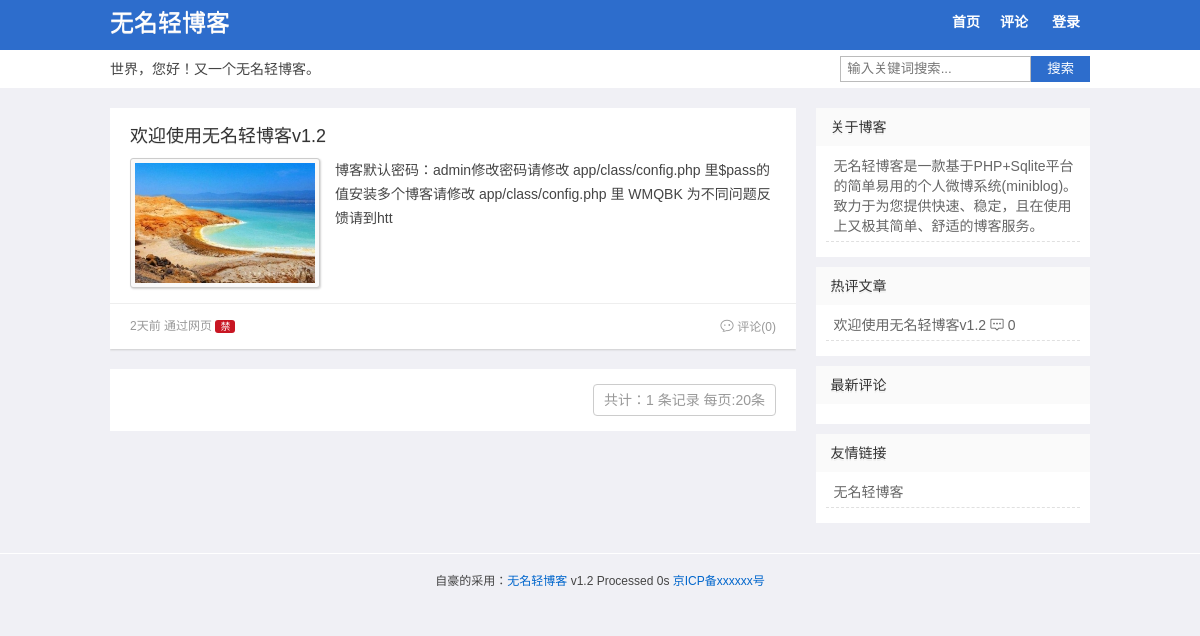
Before: / with the older database file.
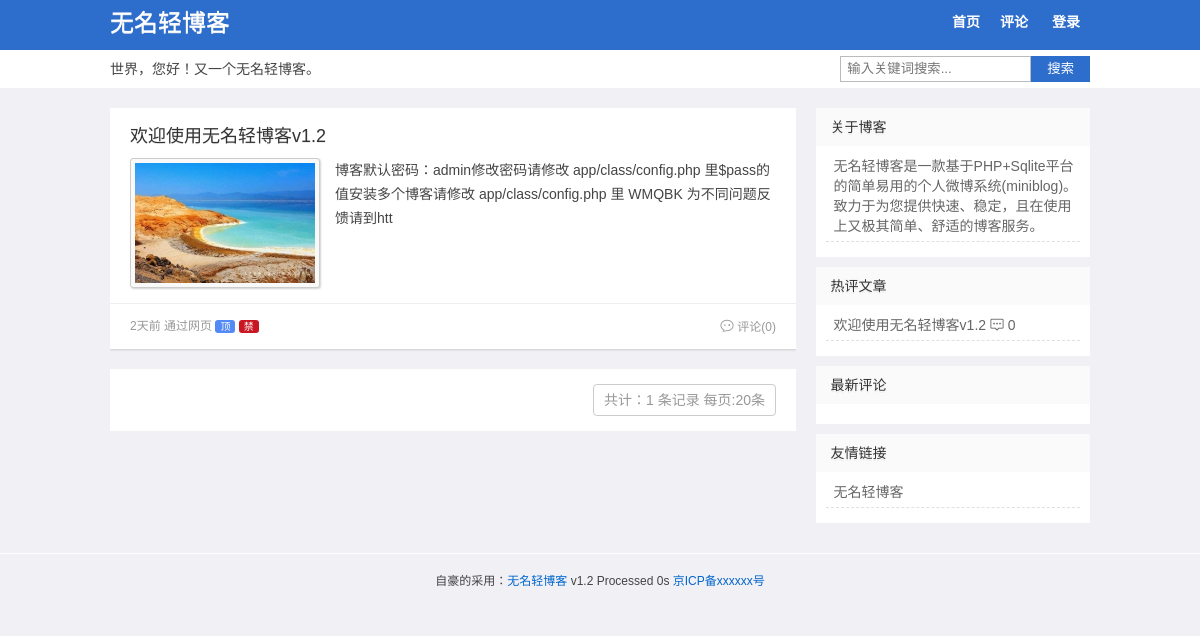
After: the same page with the newer database file.
### tables this page shows
CREATE TABLE "Set" (id INT (1), webuser VARCHAR (10), webtitle VARCHAR (20), webdesc VARCHAR (255), plsh INT (1), rewrite INT (1), safecode INT (1), icp VARCHAR (20), webmenu TEXT);

CREATE TABLE Log (id INTEGER PRIMARY KEY AUTOINCREMENT, title VARCHAR (100), sum VARCHAR (200), content TEXT, pic VARCHAR (200), pics VARCHAR (500), fm VARCHAR (20), atime DATETIME DEFAULT (datetime('now', 'localtime')), ist INT (1) DEFAULT (0), num INTEGER DEFAULT (0), pass VARCHAR (32), hide INT (1) DEFAULT (0), lock INT (1) DEFAULT (0));

CREATE TABLE Wid (id INTEGER PRIMARY KEY AUTOINCREMENT, title VARCHAR (20), html TEXT, ord INT DEFAULT (1));

### index.php (called while the page is built, shortened)
<?php
$t1 = microtime(true);
require 'app/class/config.php';
$db = new DbHelpClass();
$p = isset($_GET['p']) ? intval($_GET['p']) : 1;
$act = isset($_GET['act']) ? $_GET['act'] : '';
$s = isset($_GET['s']) ? htmlspecialchars($_GET['s']) : '';
$file = self();
$per_page = 20;
$start = $per_page * ($p - 1);
$wid = $db->getdata("select * from `Wid` order by ord");
switch ($act) {
    default:
        if (empty($s)) {
			$where =  $admin?'':'where hide=0';
            $count = $db->total('`Log`',$where);
            $list = $db->getdata("select * from `Log` $where order by ist desc,atime desc limit $start,$per_page", array());
        }
        $tpl = 'index.php';
}
include 'assets/'.$template .'/'. $tpl;

### app/class/config.php (called while the page is built, shortened)
<?php
$template = 'qblog';
$admin = isset($_SESSION[KEY.'admin'])?$_SESSION[KEY.'admin']:0;
$set = getset();
$webtitle= $set['webtitle'];
$webdesc= $set['webdesc'];
$rewrite = $set['rewrite'];
$icp = $set['icp'];
$webmenu = vmenu($set['webmenu']);
require_once ROOT_PATH.'assets/'.$template.'/theme.php';
function getset(){
  $db =new DbHelpClass();
  if(empty($_SESSION[KEY.'set'])){
     $rs = $db->getdata("select * from `Set` where id=1");
     $set = $rs[0];
  }else{
     $set = $_SESSION[KEY.'set'];
  }
  return $set;
}
function vurl($id){
   global $rewrite;
   $url =  $rewrite?'post-'.$id.'.html':self().'?act=pl&id='.$id;
   return $url;
}
function vmenu($menu){
	global $rewrite;
	return $rewrite?str_replace(array('@index','@comment'),array('index.html','comment.html'),$menu):str_replace(array('@index','@comment'),array(self(),self().'?act=plist'),$menu);
}
function self(){
    $self = $_SERVER['PHP_SELF'];
    $php_self=substr($self,strrpos($self,'/')+1);
    return $php_self;
}
class DbHelpClass
    {
        private $conn;
        function __construct()
        {
            $path=ROOT_PATH."app/db/log.db";
			try{
			   $this->conn = new PDO('sqlite:'.$path);
			 }
			catch(Exception $errinfo){
				die ("PDO Connection faild.(可能空间不支持pdo_sqlite，详细错误信息：)".$errinfo);
			}
        }
        function getdata($sql,$params=array())
        {
            $bind=$this->conn->prepare($sql);
            $arrKeys=array_keys($params);
            $bind->execute();
            $result=$bind->fetchAll(PDO::FETCH_ASSOC);
            return $result;
        }
        function total($tab_name,$tj='')
           {
             $bind = $this->conn->prepare('SELECT count(id) as c FROM '.$tab_name.' '.$tj);
             $bind->execute();
             $result = $bind->fetchAll();
             return $result[0]['c'];
           }
    }

### assets/qblog/index.php (the view, shortened to what this page needs)
<?php include "head.php";?>
  <div id="content" style="position: relative;">
    <div id="main">
   <?php foreach($list as $v){ ?>
      <div id="log-<?php echo $v['id']; ?>" class="post_list">
	  <?php if($v['title']<>""){?><h2><a href="<?php echo vurl($v['id']); ?>"><?php echo $v['title'];?></a></h2><?php } ?>
      <div class="excerpt">
	  <?php if($v['pic']<>""){ ?><div class="thumbnail"><a href="<?php echo vurl($v['id']); ?>"><img src="<?php echo $v['pic'];?>" /></a></div><?php } ?>
	  <div class="textPost"><a href="<?php echo vurl($v['id']); ?>"><?php echo $v['sum']; ?></a></div>
	  </div>
	  <div class="meta">
	  <p class="time"><?php echo timeago($v['atime']);?> 通过<?php echo $v['fm']; ?>
	  <?php if($v['ist']==1){ ?><span class="ico">顶</span><?php } ?>
	  <?php if($v['lock']==1){ ?><span class="ico jin">禁</span><?php } ?>
	  </p>
      <p class="navPost"><a href="<?php echo vurl($v['id']);?>"><i class="iconfont">&#xe61e;</i> 评论(<?php echo  $v['num']; ?>)</a>
</p></div></div>
<?php } ?>
	<div class="pagination">
		<span class="info"> 共计：<?php echo $count; ?> 条记录 每页:<?php echo $per_page; ?>条</span><?php echo $pagelist; ?>
	</div>
    </div>
	<?php include ("right.php");?>
  </div>
  </div>
<?php include "foot.php";?>
</body>
</html>

### assets/qblog/head.php (shortened to what this page needs)
<?php if(!defined('wmblog'))exit;?><!DOCTYPE HTML>
<html>
<head>
<link href="assets/<?php echo $template;?>/style.css" rel="stylesheet" type="text/css" />
</head>
<body>
<div id="wrap">
<div id="header">
  <div class="box-m">
    <div class="logo">
      <h2 id="title"><a href="./"><?php echo $webtitle;?></a></h2>
    </div>
    <div id="navigation">
      <ul id="nav">
		<?php
		echo $webmenu;
		if ($admin ==1) {?>
        <li><a href="<?php echo $file;?>?act=add" title="发布微博">发布</a></li>
		<li><a href="<?php echo $file;?>?act=set" title="设置微博">设置</a></li>
		<li><a href="<?php echo $file;?>?act=wid" title="设置边栏">边栏</a></li>
		<li><a href="<?php echo $file;?>?act=logout" title="退出">退出</a></li>
       <?php }else{ ?>
        <li><a href="<?php echo $file;?>?act=login" title="登陆到微博">登录</a></li>
	   <?php } ?>
      </ul>
    </div>
      </div>
	  <div class="other box-m">
	   <div class="desc"><?php echo $webdesc;?></div>
	   <form method="get" class="search-form" action="<?php echo $file;?>"> <input class="search-text" name="s" autocomplete="off" placeholder="输入关键词搜索..." required="required" type="text" value="<?php echo $s;?>"> <button class="search-submit" alt="搜索" type="submit">搜索</button></form>
	   </div>
</div>

### assets/qblog/right.php
<?php if(!defined('wmblog'))exit; ?><div id="sidebar">
     <div class="sidebar">
	  <?php foreach($wid as $v){?>
      <div class="widget">
        <h3><?php echo $v['title'];?></h3>
		<?php if($v['html']	==='topic'){?>
           <ul class="topic"><?php echo topic(10);?> </ul>
	    <?php }elseif ($v['html']	==='comment'){?>
           <ul class="comment"><?php echo comment(10);?></ul>
		<?php }else{?>
		  <ul><?php echo $v['html'];?></ul>
		<?php } ?>
      </div>
	 <?php } ?>
	 </div>
</div>

### assets/qblog/theme.php (shortened to what this page needs)
<?php
function topic($n){
	global $db;
	$str = '';
    $rs =  $db->getdata("select id,title,sum,num from `Log` where hide=0 order by num desc limit 0,$n");
	foreach($rs as $v){
		if(empty($v['title'])){
		  $title = mb_substr(strip_tags($v['sum']),0,14,'utf-8');
		  if(empty($title)) {$title = '#分享';}
		}else{
		   $title = $v['title'];
		}
	  $str .= '<li><a href="'. vurl($v['id']) .'">'.$title.'</a> <i class="iconfont">&#xe654;</i> '.$v['num'].'</li>';
	}
   return $str;
}
 function timeago($ptime) {
        $ptime = strtotime($ptime);
        $etime = time() - $ptime;
        $interval = array (
            12 * 30 * 24 * 60 * 60  =>  '年前 ('.date('Y-m-d', $ptime).')',
            30 * 24 * 60 * 60       =>  '个月前 ('.date('m-d', $ptime).')',
            7 * 24 * 60 * 60        =>  '周前 ('.date('m-d', $ptime).')',
            24 * 60 * 60            =>  '天前',
            60 * 60                 =>  '小时前',
            60                      =>  '分钟前',
            1                       =>  '秒前'
        );
        foreach ($interval as $secs => $str) {
            $d = $etime / $secs;
            if ($d >= 1) {
                $r = round($d);
                return $r . $str;
            }
        }
}
?>

### assets/qblog/foot.php (shortened to what this page needs)
<?php if(!defined('wmblog'))exit; ?><div id="footer">自豪的采用：<a href="http://www.4jax.net">无名轻博客</a> <?php echo VER;?>  Processed <?php $t2 = microtime(true); echo round($t2-$t1,3); ?>s <a href="http://www.miitbeian.gov.cn/" rel="nofollow" target="_blank"><?php echo $icp;?></a></div>

### assets/qblog/style.css (style rules this page uses)
body,h1,h2,h3,p,blockquote,dl,dt,dd,ul,ol,li,button,input,textarea { margin: 0; padding: 0 }
body { font: 14px/24px Microsoft YaHei,Tahoma,Arial; background: #f0f0f5; display: block; cursor: default; color: #444; -webkit-font-smoothing: antialiased }
.iconfont { font-family: "iconfont";font-size: 14px;font-style: normal; }
h1,h2,h3 { font-weight: 500;text-shadow: 0 1px 0 #EEE }
a { color: #444;text-decoration: none }
img { border: 0 }
ol,ul,li { list-style: none }
input,textarea,button { outline: 0 }
input[type^="email"],input[type^="text"],input[type^="password"],textarea { border: 1px solid #bbb; }
input { vertical-align: middle }
*,::after,::before { box-sizing: border-box; }
.box-m { width: 980px;margin:0 auto;position:relative; }
#header { background:#2d6dcc;width: 100%;margin-bottom: 20px;position: relative;z-index: 100;border-bottom: 38px solid #FFF;height: 88px; }
#content { width: 980px;margin: 0 auto;overflow: hidden;padding-bottom: 20px; }
#main { width: 70%;float: left;overflow: hidden }
#sidebar { width: 28%;float: right;overflow: hidden }
#footer { text-align: center;font-size: 12px;padding: 15px 0;border-top: 1px solid #FFF; }
#header .logo { float: left;margin-top:10px;line-height: 26px;font-size: 14px;position: absolute }
#header .logo a { color: #fff;font-size:24px }
#navigation { position:absolute;right:0;top:10px; }
#nav { display:block; }
#nav li { list-style: none;padding: 0;margin: 0;display: inline }
#nav li { padding: 6px 10px; }
#nav li a { display: inline-block;color: #fff;text-decoration: none;font-size: 14px;font-weight: bold; }
.desc,.search-form { display: block;position: absolute;top: 50px;height: 38px;line-height: 38px; }
.desc { left:0; }
.search-form { right:0;padding:6px 0; }
.search-text { float: left;border-right: 0;padding: 0 6px;height: 26px;line-height: 26px;border-radius: 0; }
.search-submit { cursor: pointer;float: left;line-height: 26px;height: 26px;background: #2d6dcc;color: #FFF;padding: 0 16px;text-align: center;border-radius: 0;border: 0; }
.post_list { margin-bottom: 20px;padding: 15px 20px 10px 20px;background-color: #FFF;box-shadow: 0 1px 2px #CCC;overflow: hidden }
.post_list h2 { overflow: hidden;text-overflow: ellipsis }
.post_list h2 a { color: #333;font-size: 18px;overflow: hidden;white-space: nowrap }
.info { color: #999; }
.excerpt { margin-top: 10px;line-height: 24px }
.meta { font-size: 12px;clear: both;overflow: hidden;white-space: nowrap;text-overflow: ellipsis;color: #999;border-top: 1px solid #EEE;margin: 20px -30px 0 -30px;padding: 10px 30px 0 30px }
.post_list .time,#article .time { font-size:12px;color:#999999;float:left }
.ico { background:#548AF5;padding:1px 5px;font-size:10px;color:#fff;border-radius:3px; }
.jin { background:#c81623; }
.navPost { float:right; }
.navPost a { font-size:12px; }
.meta a { color: #999 }
.thumbnail { float: left;padding: 4px;border-radius: 3px;border: 1px solid #ccc;background: #f9f9f9;box-shadow: 1px 1px 2px #d3d3d3;margin: 0 15px 15px 0 }
.thumbnail img { display: block;width: 180px;height: 120px }
.pagination { float: right;text-align:right;background-color: #fff;padding: 15px;width:100%; }
.pagination span,.pagination a { text-align: center;display: inline-block;text-decoration: none;border: 1px #CCC solid;padding:3px 10px;margin-left: -1px;box-sizing: border-box; }
.pagination .info { margin-right:5px;border-radius: 4px; }
.sidebar { box-shadow: 0 1px 2px #CCC;overflow: hidden; }
.widget { background-color: #FFF;margin-bottom: 10px;color: #666;overflow: hidden }
.widget a { color: #666 }
.widget h3 { padding: 0 15px;font-size: 14px;line-height: 38px;color: #333;font-size: 14px;text-shadow: 0 2px 0 #EEE;background: #fafafa; }
.widget ul { padding : 10px }
.widget li { line-height: 20px;padding: 0 0 5px 8px;margin-bottom: 5px;border-bottom: 1px dashed #e0e0e0 }
.comment { overflow: hidden; }
#footer a { color: #06C }

Changed rows visible on the page:
changed log "欢迎使用无名轻博客v1.2": now shows "顶"
